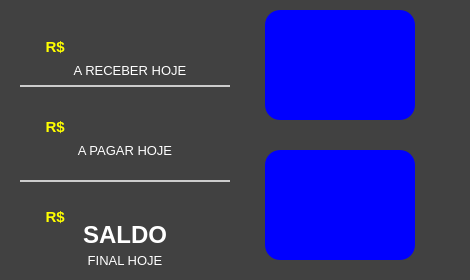
   <widget class="QFrame" name="fr_VendasAbertas_3">
    <property name="geometry">
     <rect>
      <x>20</x>
      <y>310</y>
      <width>470</width>
      <height>280</height>
     </rect>
    </property>
    <property name="styleSheet">
     <string notr="true">QFrame {
background-color: rgb(65, 65, 65);
border: none;
border-radius: 20px
}</string>
    </property>
    <property name="frameShape">
     <enum>QFrame::StyledPanel</enum>
    </property>
    <property name="frameShadow">
     <enum>QFrame::Raised</enum>
    </property>
    <widget class="QPushButton" name="bt_apagarHoje">
     <property name="geometry">
      <rect>
       <x>265</x>
       <y>150</y>
       <width>150</width>
       <height>110</height>
      </rect>
     </property>
     <property name="font">
      <font>
       <family>Tahoma</family>
       <pointsize>13</pointsize>
       <weight>75</weight>
       <bold>true</bold>
      </font>
     </property>
     <property name="cursor">
      <cursorShape>PointingHandCursor</cursorShape>
     </property>
     <property name="focusPolicy">
      <enum>Qt::NoFocus</enum>
     </property>
     <property name="toolTip">
      <string>&lt;html&gt;&lt;head/&gt;&lt;body&gt;&lt;p&gt;Conta a pagar hoje&lt;/p&gt;&lt;/body&gt;&lt;/html&gt;</string>
     </property>
     <property name="autoFillBackground">
      <bool>false</bool>
     </property>
     <property name="styleSheet">
      <string notr="true">QPushButton{
background-color: rgb(0, 0, 255);
border: none;
color: #FFF;
border-radius: 15px
}
QPushButton:hover {
background-color: rgb(0, 85, 255);
}
QPushButton:disabled {
background: #7AB32E
}</string>
     </property>
     <property name="text">
      <string/>
     </property>
     <property name="shortcut">
      <string>F7</string>
     </property>
     <property name="flat">
      <bool>true</bool>
     </property>
    </widget>
    <widget class="QPushButton" name="bt_areceberHoje">
     <property name="geometry">
      <rect>
       <x>265</x>
       <y>10</y>
       <width>150</width>
       <height>110</height>
      </rect>
     </property>
     <property name="font">
      <font>
       <family>Tahoma</family>
       <pointsize>12</pointsize>
       <weight>75</weight>
       <bold>true</bold>
      </font>
     </property>
     <property name="cursor">
      <cursorShape>PointingHandCursor</cursorShape>
     </property>
     <property name="focusPolicy">
      <enum>Qt::NoFocus</enum>
     </property>
     <property name="toolTip">
      <string>&lt;html&gt;&lt;head/&gt;&lt;body&gt;&lt;p&gt;Conta a receber hoje&lt;/p&gt;&lt;/body&gt;&lt;/html&gt;</string>
     </property>
     <property name="whatsThis">
      <string>&lt;html&gt;&lt;head/&gt;&lt;body&gt;&lt;p&gt;&lt;br/&gt;&lt;/p&gt;&lt;/body&gt;&lt;/html&gt;</string>
     </property>
     <property name="autoFillBackground">
      <bool>false</bool>
     </property>
     <property name="styleSheet">
      <string notr="true">QPushButton{
background-color: rgb(0, 0, 255);
border: none;
color: #FFF;
border-radius: 15px
}
QPushButton:hover {
background-color: rgb(0, 85, 255);
}
QPushButton:disabled {
background: #7AB32E
}</string>
     </property>
     <property name="text">
      <string/>
     </property>
     <property name="shortcut">
      <string>F2</string>
     </property>
     <property name="flat">
      <bool>true</bool>
     </property>
    </widget>
    <widget class="Line" name="line_5">
     <property name="geometry">
      <rect>
       <x>20</x>
       <y>85</y>
       <width>210</width>
       <height>2</height>
      </rect>
     </property>
     <property name="styleSheet">
      <string notr="true">background: #CCC</string>
     </property>
     <property name="orientation">
      <enum>Qt::Horizontal</enum>
     </property>
    </widget>
    <widget class="Line" name="line_6">
     <property name="geometry">
      <rect>
       <x>20</x>
       <y>180</y>
       <width>210</width>
       <height>2</height>
      </rect>
     </property>
     <property name="styleSheet">
      <string notr="true">background: #CCC</string>
     </property>
     <property name="orientation">
      <enum>Qt::Horizontal</enum>
     </property>
    </widget>
    <widget class="QLabel" name="label_13">
     <property name="geometry">
      <rect>
       <x>50</x>
       <y>250</y>
       <width>150</width>
       <height>20</height>
      </rect>
     </property>
     <property name="font">
      <font>
       <family>Tahoma</family>
       <pointsize>10</pointsize>
       <weight>50</weight>
       <bold>false</bold>
      </font>
     </property>
     <property name="styleSheet">
      <string notr="true">background: None;
color: #FFF</string>
     </property>
     <property name="text">
      <string>FINAL HOJE</string>
     </property>
     <property name="alignment">
      <set>Qt::AlignCenter</set>
     </property>
    </widget>
    <widget class="QLabel" name="label_16">
     <property name="geometry">
      <rect>
       <x>50</x>
       <y>220</y>
       <width>150</width>
       <height>30</height>
      </rect>
     </property>
     <property name="font">
      <font>
       <family>Tahoma</family>
       <pointsize>18</pointsize>
       <weight>75</weight>
       <bold>true</bold>
      </font>
     </property>
     <property name="styleSheet">
      <string notr="true">background: None;
color: #FFF</string>
     </property>
     <property name="text">
      <string>SALDO</string>
     </property>
     <property name="alignment">
      <set>Qt::AlignCenter</set>
     </property>
    </widget>
    <widget class="QLabel" name="lb_apagarHoje">
     <property name="geometry">
      <rect>
       <x>70</x>
       <y>100</y>
       <width>130</width>
       <height>45</height>
      </rect>
     </property>
     <property name="font">
      <font>
       <pointsize>20</pointsize>
      </font>
     </property>
     <property name="styleSheet">
      <string notr="true">background: none</string>
     </property>
     <property name="text">
      <string/>
     </property>
     <property name="alignment">
      <set>Qt::AlignLeading|Qt::AlignLeft|Qt::AlignVCenter</set>
     </property>
     <property name="openExternalLinks">
      <bool>true</bool>
     </property>
    </widget>
    <widget class="QLabel" name="label_17">
     <property name="geometry">
      <rect>
       <x>50</x>
       <y>140</y>
       <width>150</width>
       <height>20</height>
      </rect>
     </property>
     <property name="font">
      <font>
       <family>Tahoma</family>
       <pointsize>10</pointsize>
       <weight>50</weight>
       <bold>false</bold>
      </font>
     </property>
     <property name="styleSheet">
      <string notr="true">background: None;
color: #FFF</string>
     </property>
     <property name="text">
      <string>A PAGAR HOJE</string>
     </property>
     <property name="alignment">
      <set>Qt::AlignCenter</set>
     </property>
    </widget>
    <widget class="QLabel" name="lb_produtosAtivos_9">
     <property name="geometry">
      <rect>
       <x>45</x>
       <y>115</y>
       <width>20</width>
       <height>25</height>
      </rect>
     </property>
     <property name="font">
      <font>
       <pointsize>20</pointsize>
      </font>
     </property>
     <property name="styleSheet">
      <string notr="true">background: none</string>
     </property>
     <property name="text">
      <string>&lt;span style=&quot;font-family:'Arial'; font-size:15px;
                font-weight: bold;color:#ffff00; &quot;&gt;R$&lt;/span&gt;</string>
     </property>
     <property name="alignment">
      <set>Qt::AlignCenter</set>
     </property>
     <property name="openExternalLinks">
      <bool>true</bool>
     </property>
    </widget>
    <widget class="QLabel" name="label_18">
     <property name="geometry">
      <rect>
       <x>50</x>
       <y>60</y>
       <width>160</width>
       <height>20</height>
      </rect>
     </property>
     <property name="font">
      <font>
       <family>Tahoma</family>
       <pointsize>10</pointsize>
       <weight>50</weight>
       <bold>false</bold>
      </font>
     </property>
     <property name="styleSheet">
      <string notr="true">background: None;
color: #FFF</string>
     </property>
     <property name="text">
      <string>A RECEBER HOJE</string>
     </property>
     <property name="alignment">
      <set>Qt::AlignCenter</set>
     </property>
    </widget>
    <widget class="QLabel" name="lb_areceberHoje">
     <property name="geometry">
      <rect>
       <x>70</x>
       <y>20</y>
       <width>130</width>
       <height>45</height>
      </rect>
     </property>
     <property name="font">
      <font>
       <pointsize>20</pointsize>
      </font>
     </property>
     <property name="styleSheet">
      <string notr="true">background: none</string>
     </property>
     <property name="text">
      <string/>
     </property>
     <property name="alignment">
      <set>Qt::AlignLeading|Qt::AlignLeft|Qt::AlignVCenter</set>
     </property>
     <property name="openExternalLinks">
      <bool>true</bool>
     </property>
    </widget>
    <widget class="QLabel" name="lb_produtosAtivos_11">
     <property name="geometry">
      <rect>
       <x>45</x>
       <y>35</y>
       <width>20</width>
       <height>25</height>
      </rect>
     </property>
     <property name="font">
      <font>
       <pointsize>20</pointsize>
      </font>
     </property>
     <property name="styleSheet">
      <string notr="true">background: none</string>
     </property>
     <property name="text">
      <string>&lt;span style=&quot;font-family:'Arial'; font-size:15px;
                font-weight: bold;color:#ffff00; &quot;&gt;R$&lt;/span&gt;</string>
     </property>
     <property name="alignment">
      <set>Qt::AlignCenter</set>
     </property>
     <property name="openExternalLinks">
      <bool>true</bool>
     </property>
    </widget>
    <widget class="QLabel" name="lb_saldoHoje">
     <property name="geometry">
      <rect>
       <x>70</x>
       <y>190</y>
       <width>130</width>
       <height>45</height>
      </rect>
     </property>
     <property name="font">
      <font>
       <pointsize>20</pointsize>
      </font>
     </property>
     <property name="styleSheet">
      <string notr="true">background: none</string>
     </property>
     <property name="text">
      <string/>
     </property>
     <property name="alignment">
      <set>Qt::AlignLeading|Qt::AlignLeft|Qt::AlignVCenter</set>
     </property>
     <property name="openExternalLinks">
      <bool>true</bool>
     </property>
    </widget>
    <widget class="QLabel" name="lb_produtosAtivos_13">
     <property name="geometry">
      <rect>
       <x>45</x>
       <y>205</y>
       <width>20</width>
       <height>25</height>
      </rect>
     </property>
     <property name="font">
      <font>
       <pointsize>20</pointsize>
      </font>
     </property>
     <property name="styleSheet">
      <string notr="true">background: none</string>
     </property>
     <property name="text">
      <string>&lt;span style=&quot;font-family:'Arial'; font-size:15px;
                font-weight: bold;color:#ffff00; &quot;&gt;R$&lt;/span&gt;</string>
     </property>
     <property name="alignment">
      <set>Qt::AlignCenter</set>
     </property>
     <property name="openExternalLinks">
      <bool>true</bool>
     </property>
    </widget>
   </widget>
